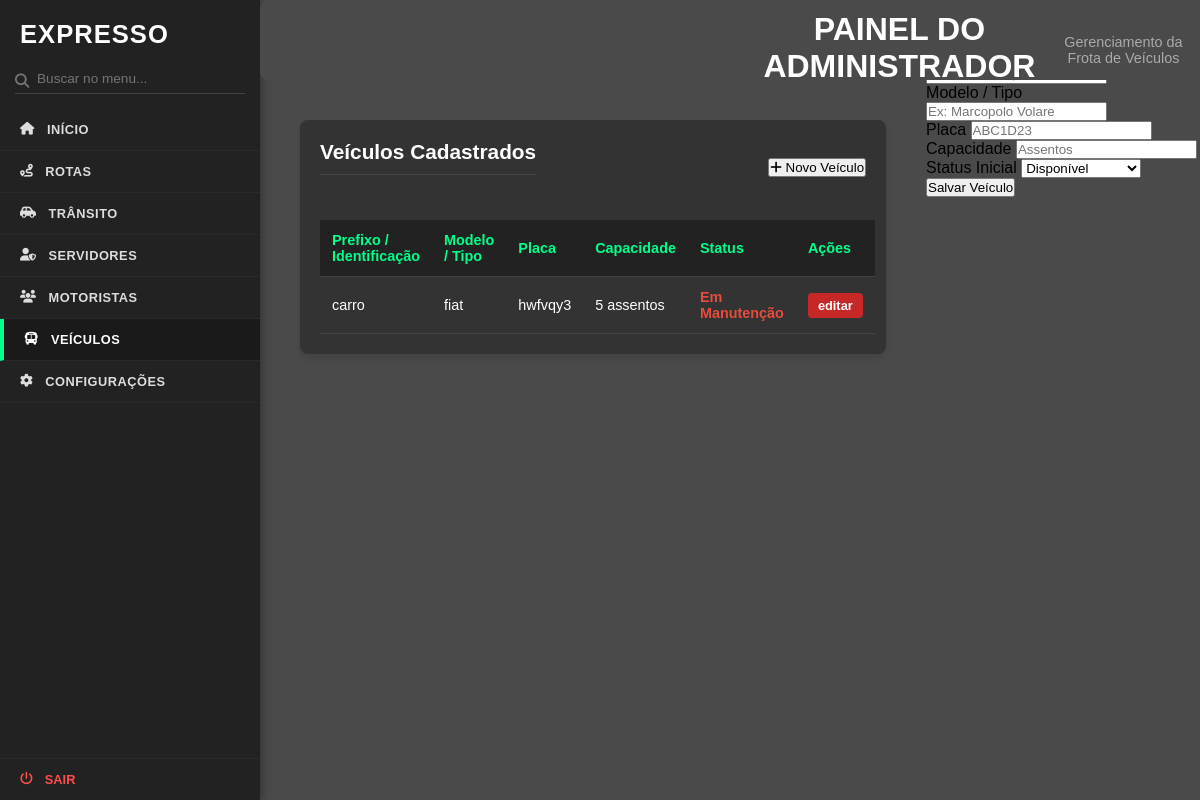
Page /cad_veiculos on the earlier database version.
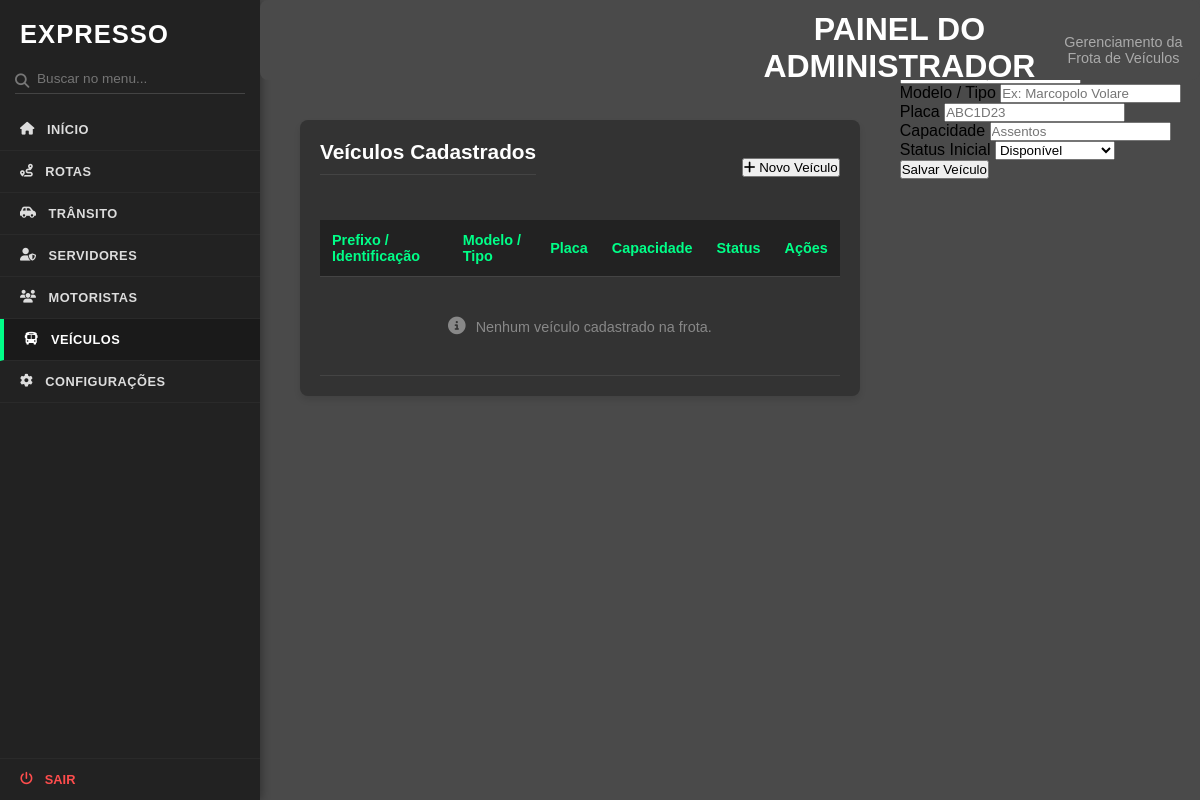
Same page on the later database version.
### modelosDB/modelos.py (models this page shows, shortened)
class Veiculo(db.Model):
    __tablename__ = 'veiculos'
    id = db.Column(db.Integer, primary_key=True)
    prefixo = db.Column(db.String(50), nullable=False)
    modelo = db.Column(db.String(100), nullable=False)
    placa = db.Column(db.String(20), unique=True, nullable=False)
    capacidade = db.Column(db.Integer, nullable=False)
    status = db.Column(db.String(50), default='Disponível')

### servidor.py (the view, shortened to what this page needs)
@app.route('/cad_veiculos', methods=['GET', 'POST'])
def cadastrar_vei():
    lista_veiculos = Veiculo.query.all()
    return render_template('cad_veiculos.html', lista_veiculos=lista_veiculos)

### templates/cad_veiculos.html (shortened to what the changed rows need)
<!DOCTYPE html>
<html lang="pt-br">
<head>
    <link rel="stylesheet" href="{{ url_for('static', filename='css/admin.css') }}?v=1.1">
    <link rel="stylesheet" href="https://cdnjs.cloudflare.com/ajax/libs/font-awesome/6.4.0/css/all.min.css">
</head>
<body>
    <div class="sidebar">
        <div class="sidebar-brand">
            <h1>EXPRESSO</h1>
        </div>
    </div>
    <div class="main-content">
        <div class="titulo">
            <h1>PAINEL DO ADMINISTRADOR</h1>
        </div>
        <div class="secao-viagens">
            <div style="display: flex; justify-content: space-between; align-items: center; margin-bottom: 25px;">
                <h2 style="ma   rgin: 0; color: white; font-size: 1.3rem;">Veículos Cadastrados</h2>
            </div>
            <table class="tabela-viagens">
                <thead>
                    <tr>
                        <th>Prefixo / Identificação</th>
                        <th>Modelo / Tipo</th>
                        <th>Placa</th>
                        <th>Capacidade</th>
                        <th>Status</th>
                        <th>Ações</th>
                    </tr>
                </thead>
                <tbody>
                    {% for veiculo in lista_veiculos %}
                    <tr>
                        <td>{{ veiculo.prefixo }}</td>
                        <td>{{ veiculo.modelo }}</td>
                        <td>{{ veiculo.placa }}</td>
                        <td>{{ veiculo.capacidade }} assentos</td>
                        <td>
                            <span style="color: {% if veiculo.status == 'Disponível' %}#2ecc71{% else %}#e74c3c{% endif %}; font-weight: bold;">
                                {{ veiculo.status }}
                            </span>
                        </td>
                        <td>
                            <button class="btn-indeferir" style="padding: 5px 10px; font-size: 0.8rem;">editar</button>
                        </td>
                    </tr>
                    {% else %}
                    <tr>
                        <td colspan="6" style="text-align: center; color: #888888; padding: 40px 10px;">
                            <i class="fa-solid fa-circle-info" style="margin-right: 6px; font-size: 1.1rem;"></i>
                            Nenhum veículo cadastrado na frota.
                        </td>
                    </tr>
                    {% endfor %}
                </tbody>
            </table>
        </div>
    </div>
    <div id="modalVeiculo" class="modal-container">
        <div class="modal-conteudo">
            <div class="modal-header">
                <h2> Cadastrar Veículo</h2>
            </div>
        </div>
    </div>
</body>
</html>

Differences in the rows shown:
removed Veiculo: prefixo "carro", modelo "fiat", placa "hwfvqy3", capacidade "5", status "Em Manutenção"
Other differences:
text now shown: "Nenhum veículo cadastrado na frota."
